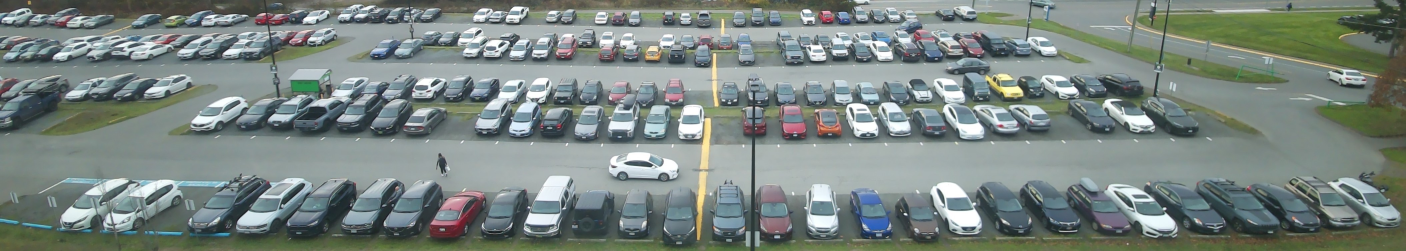
#> input picture Pics/PLPi4.jpg, 4216 x 752 px (shown at 1/3 size)
$ python 'Final Pi 4.py'
#> lines starting #> are read from the running program, lines starting #| are printed output that depends on the picture; after the words box and inside, x2 and y2 are one past the last pixel; in counts of white or black regions, pixels touching at a corner belong together
"""
Program Name: Spot Detection from Pi Image, V-4
Author: Get Parked
Creation Date: 15/09/2023
Description: This program reads an image taken from the Pi, ideally a parking lot and will perform open stall detection by filtering by,
stall colour comparison, rectangularity, minimum area and percentage of stalls' ground pixels.

It then will gather this information in an array and transmit the data to The Things Network.
"""

# Import Libraries
import cv2 as cv
import numpy as np
import serial

print("Starting")

# Variable Initialization
OpenSpotsCtr = 0
ParkingSpotsArray = [1] * 184
ser = serial.Serial('/dev/ttyS0', 115200, timeout=3)

H_BFR = 1
S_BFR = 5
V_BFR = 18

B_h_max = 0
B_s_max = 0
B_v_max = 0

P_h_max = 0
P_s_max = 0
P_v_max = 0

R_h_max = 0
R_s_max = 0
R_v_max = 0

G_h_max = 0
G_s_max = 0
G_v_max = 0

O_h_max = 0
O_s_max = 0
O_v_max = 0

Y_h_max = 0
Y_s_max = 0
Y_v_max = 0


# Function Definitions

def process_region(img, vertices, lower_gray, upper_gray, half_side, tolerance, min_area):
    hsv = cv.cvtColor(img, cv.COLOR_BGR2HSV)
    mask = cv.inRange(hsv, lower_gray, upper_gray)

    # Create Poligonal mask
    poly_mask = np.zeros_like(mask)
    vertices_array = np.array([vertices], dtype=np.int32)
    cv.fillPoly(poly_mask, vertices_array, 255)

    # Apply mask to original image
    masked = cv.bitwise_and(mask, mask, mask=poly_mask)

    height, width = masked.shape
    new_mask = np.zeros_like(masked)

    for y in range(half_side, height - half_side):
        for x in range(half_side, width - half_side):
            if masked[y, x] == 255:
                square = masked[y-half_side:y+half_side, x-half_side:x+half_side]
                if np.sum(square) / 255 >= (2 * half_side * 2 * half_side * tolerance):
                    new_mask[y-half_side:y+half_side, x-half_side:x+half_side] = 255

    contours, _ = cv.findContours(new_mask, cv.RETR_EXTERNAL, cv.CHAIN_APPROX_SIMPLE)
    final_mask = np.zeros_like(new_mask)
    for contour in contours:
        if cv.contourArea(contour) >= min_area:
            cv.drawContours(final_mask, [contour], -1, (255), thickness=cv.FILLED)

    result = img.copy()
    result[final_mask > 0] = [0, 255, 0]
    return result


def get_hsv_range_from_line(image, start_point, end_point, h_buffer = H_BFR, s_buffer = S_BFR, v_buffer = V_BFR):
    # Create a blank image the same size as the original
    mask = np.zeros(image.shape[:2], dtype=np.uint8)

    # Draw a line on the mask
    cv.line(mask, start_point, end_point, 255, 2)

    # Find the Pixels with the drawn line
    y_coords, x_coords = np.where(mask == 255)

    # Store HSV values of pixels detected
    h_values, s_values, v_values = [], [], []

    # Convert image from BGR to HSV
    hsv_image = cv.cvtColor(image, cv.COLOR_BGR2HSV)

    # Extract the HSV values
    for x, y in zip(x_coords, y_coords):
        h, s, v = hsv_image[y, x]
        h_values.append(h)
        s_values.append(s)
        v_values.append(v)

    # Calculate ranges of values
    h_min = max(0, min(h_values) - h_buffer)
    h_max = min(180, max(h_values) + h_buffer)
    s_min = max(0, min(s_values) - s_buffer)
    s_max = min(255, max(s_values) + s_buffer)
    v_min = max(0, min(v_values) - v_buffer)
    v_max = min(255, max(v_values) + v_buffer)

    return h_min, h_max, s_min, s_max, v_min, v_max

# [8 lines left out: function TransformToDecimal, not called in this run]


# Read Image, resize it and copy
PL = cv.imread('./Pics/PLPi4.jpg')
#> PL is the input picture: shape (752, 4216, 3); mean B, G, R 129.4, 133.7, 122.3
PLResized = cv.resize(PL, (1500, 600), interpolation = cv.INTER_AREA)
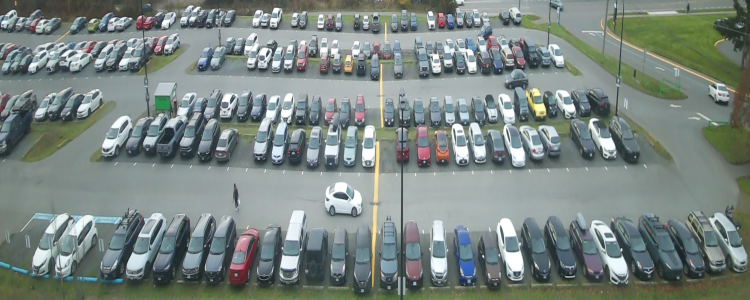
#> PLResized: shape (600, 1500, 3) (shown at 1/2 size); mean B, G, R 129.4, 133.7, 122.3
PLOG = PLResized.copy()


# Define lines for HSV values extraction
StartPointB = (2122, 590)
EndPointB = (2109, 710)

StartPointP = (2155, 165)
EndPointP = (2155, 198)

StartPointR = (2155, 165)
EndPointR = (2155, 198)

StartPointG = (2155, 165)
EndPointG = (2155, 198)

StartPointO = (2155, 165)
EndPointO = (2155, 198)

StartPointY = (2155, 165)
EndPointY = (2155, 198)

# Get HSV Ranges for each row
B_h_min, B_h_max, B_s_min, B_s_max, B_v_min, B_v_max = get_hsv_range_from_line(PL, StartPointB, EndPointB)
#> in get_hsv_range_from_line, `cv.line(mask, start_point, end_point, 255, 2)`:
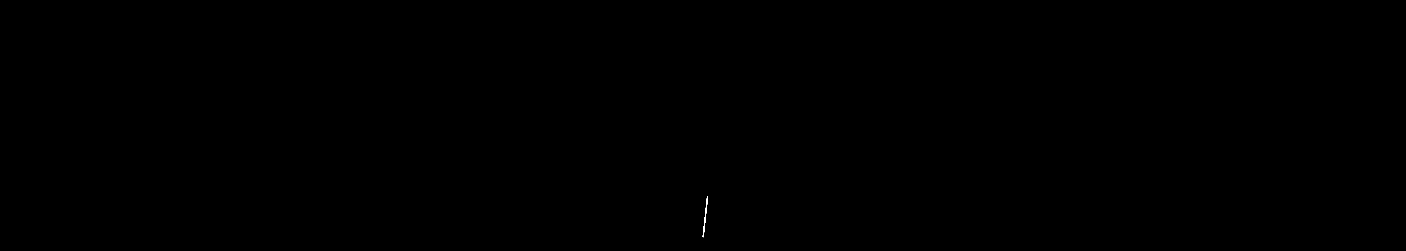
#> mask: shape (752, 4216) (shown at 1/3 size); 0.01% white; 1 white region, box (x1, y1, x2, y2) and area: (2108, 589, 2124, 712) 364
#> (the rest of the program and of its run is left out)
